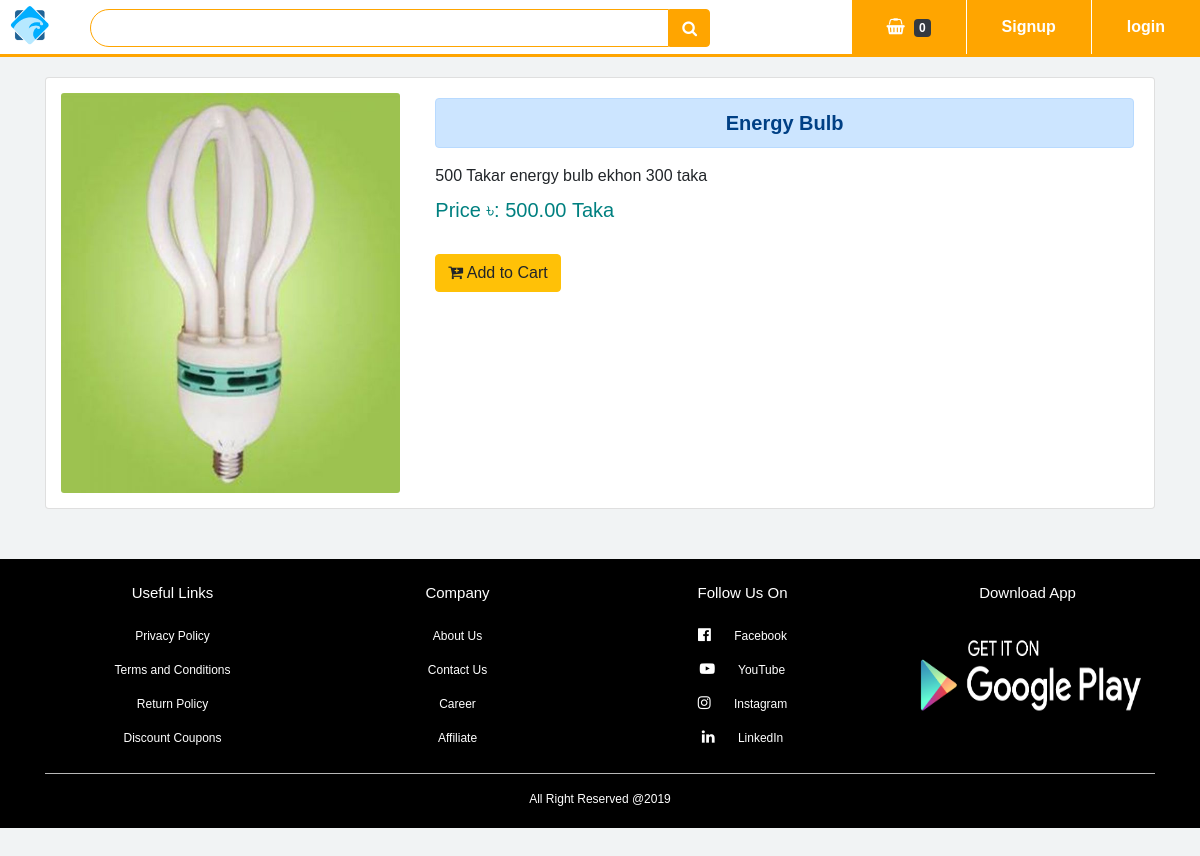
Screenshot of /products/energy-bulb/ with the database file from the repository.
### products/models.py (models this page shows, shortened)
class ProductImage(models.Model):
	product = models.ForeignKey(Product, on_delete= models.CASCADE)
	image = models.ImageField(upload_to="products/images/", blank=True)
	featured = models.BooleanField(default=False)
	thumbnail = models.BooleanField(default=True)
	active = models.BooleanField(default=True)
	updated = models.DateTimeField(auto_now=True)

class Product(models.Model):
	types = (
		("featured", "Featured"),
		("on sale", "On Sale"),
		("new arrival", "New Arrival")
		)
	product_name = models.CharField(max_length=500, blank=False, null=False)
	price = models.DecimalField(max_digits=100, decimal_places=2, default=30)
	sale = models.DecimalField(max_digits=100, decimal_places=2, default=30)
	stock = models.DecimalField(max_digits=100, decimal_places=2, default=30)
	category = models.CharField(max_length=400, choices=types, default="Featured")
	description = models.TextField(default="")
	slug = models.SlugField(default="")
	active = models.BooleanField(default=True)
	timestamp = models.DateTimeField(auto_now_add=True)
	updated = models.DateTimeField(auto_now=True)
	class Meta:
		unique_together = ("product_name", "slug")

### products/views.py (the view)
# urls.py: url(r'^products/(?P<slug>[\w-]+)/$', single, name='single_product'),
def single(request, slug):
    products = product.objects.get(slug=slug)
    template = 'products_template/single.html'
    context = {'product': products}
    return render(request, template, context)

### templates/products_template/single.html (shortened to what this page needs)
{% extends 'base.html' %}
{% block content %}
 <div class="container">
        <div class="card mb-3">
            <div class="row no-gutters">
                <div style="padding: 15px" class="col-md-4">
					{% for image in product.productimage_set.all %}
						{% if image.featured == True and image.active == True %}
						<img src="/media/{{image.image}}"
                        class="card-img" width="400" height="400" alt="...">
						{% endif %}
					{% endfor %}
                </div>
                <div class="col-md-8">
                    <div class="card-body">
                        <h5 class="card-title text-center">
                            <div class="alert alert-primary" role="alert">
                            <strong>{{product.product_name}}</strong>
                        </div></h5>
                        <p class="card-text">{{product.description}}</p>
                        <h5 style="color: teal" class="card-subtitle mb-3">Price ৳: {{product.price}} Taka </h5>
								<button type="submit" class="btn btn-warning"><i class="fa fa-cart-plus"></i> Add to
								Cart</button>
                    </div>
                    </div>
                </div>
            </div>
        </div>
{% endblock %}

### static/static_files/css/style.css (style rules this page uses)
* { margin: 0; padding: 0; }
body { background-color: #f1f3f4; font-family: sans-serif; }

### rows the page displays
ProductImage: image (picture)
Product: product_name "Energy Bulb", description "500 Takar energy bulb ekhon 300 taka", price "500.00"
